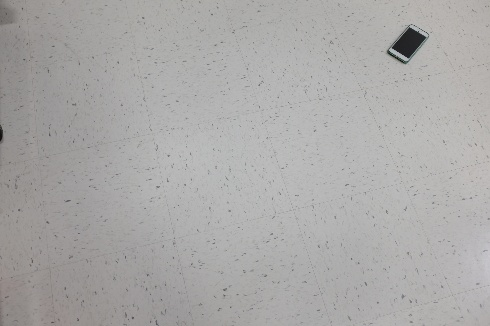
#> input picture find_phone_test_images/0.jpg, 490 x 326 px
$ python find_phone.py find_phone_test_images/0.jpg
#> lines starting #> are read from the running program, lines starting #| are printed output that depends on the picture; after the words box and inside, x2 and y2 are one past the last pixel; in counts of white or black regions, pixels touching at a corner belong together
### phone_detection/phone_detector.py
'''
Author: Kai Chuen Tan
Date  : 28th March 2022
'''

# Import all necessary Python packages
#-------------------------------------
import copy
import cv2 as cv
import matplotlib
matplotlib.use('Qt5Agg')
from matplotlib import pyplot as plt
import numpy as np
from skimage.measure import label, regionprops


# Create a phone detector class
#------------------------------
class Phone_Detector():

    def __init__(self, lr = 0.1, iters = 5000, tol = 1e-3):

        '''
        Initialize phone detector with the multiclass logistic regression model parameters

        Color Classes:
        --------------
        Black Screen        : 1
        White Tile          : 2
        Cement Grey Floor   : 3
        Tan Wooden Floor    : 4
        Grey Carpet         : 5
        Shiny Grey Floor    : 6
        Grey Tile           : 7
        Blue Tape           : 8

        Inputs with its Data Type:  1.) lr (float)       - Learning Rate
                                    2.) iters (int)      - Maximum Number of Iterations
                                    3.) tol (float)      - Error Tolerance

        Outputs with its Data Type: N/A
        '''

        ## Check for valid parameter inputs
        # Check parameters' data type
        assert isinstance(lr, (float, int))
        assert isinstance(iters, int)
        assert isinstance(tol, (float, int))
        # Check parameters' range
        assert 0 < lr <= 1
        assert 1000 <= iters <= 10000
        assert tol <= 1
        assert iters * tol <= 10

        ## Initialize Multiclass Logistic Regression Model Parameters
        self.lr = lr                            # Learning Rate
        self.iters = iters                      # Maximum Number of Iterations
        self.tol = tol                          # Error Tolerance
        self.bias = 1                           # Bias Term
        self.weights = None                     # Weights
        self.classes = None                     # Classes of Interest


    # [62 lines left out: function train, not called in this run]


    def predict(self, X_test, classes = None, weights = None):
        '''
        Predict the labels of the test dataset with the trained weight parameters

        Inputs with its Data Type:  1.) X_test (np.ndarray)    - 2D array test features set
                                    2.) classes (list)         - Classes of interest
                                    3.) weights (list)         - Trained weights

        Outputs with its Data Type: y_predicted                - 1D array predicted label
        '''

        ## Check for valid test dataset input
        # Check test dataset data type
        assert isinstance(X_test, np.ndarray)
        # Check the test dataset number of dimensions
        assert len(X_test.shape) == 2
        if (classes is not None) and (weights is not None):
            ## Check for valid test dataset input
            # Check test dataset data type
            assert isinstance(classes, list)
            for num in classes:
                assert isinstance(num, int)
                assert 1 <= num <= 8            # Check for valid range
            assert isinstance(weights, list)
            for w_params in weights:
                assert isinstance(w_params, np.ndarray)
            # Assign them
            self.classes = classes
            self.weights = weights

        # Initialize the X_test features
        self.X_test = np.insert(X_test, 0, self.bias, axis = 1)   # Add bias term to the X_test

        # Predicted label (index)
        y = [np.argmax([1 / (1 + np.exp(-(x_test @ weight))) for weight in self.weights]) for x_test in self.X_test]

        # Predict the true label
        y_predicted = np.rint(np.array([self.classes[color] for color in y]))

        return y_predicted


    def segment_image(self, img, classes = None, weights = None):

        '''
			Obtain a segmented image from the Multiclass Logistic Regression predicted labels.

			Inputs with Data Type: 1.) img (np.ndarray)         - 3D array original image
                                   2.) classes (list)           - Classes of interest
                                   3.) weights (list)           - Trained weights

			Outputs with Data Type: 1.) mask_img (np.ndarray)   - a binary image with 1 if the pixel in the original image is black phone-screen and 0 otherwise
		'''

        ## Check for valid RGB image input
        # Check RGB image data type
        assert isinstance(img, np.ndarray)
        # Check the RGB image number of dimensions
        assert len(img.shape) == 3

		# Get the image pixel information from different color spaces
        img_RGB = cv.cvtColor(img, cv.COLOR_BGR2RGB)
        img_HSV = cv.cvtColor(img_RGB, cv.COLOR_RGB2HSV)
        img_LAB = cv.cvtColor(img_RGB, cv.COLOR_RGB2LAB)
        img_YCrCb = cv.cvtColor(img_RGB, cv.COLOR_RGB2YCR_CB)

		# Normalized the pixels
        img_RGB_norm = img_RGB.astype(np.float64)/255
        img_HSV_norm = img_HSV.astype(np.float64)/255
        img_LAB_norm = img_LAB.astype(np.float64)/255
        img_YCrCb_norm = img_YCrCb.astype(np.float64)/255

		# Get the image dimensions
        img_height, img_width, _ = img.shape

		# Initialize a mask
        mask_img = np.zeros((img_height,img_width), np.uint8) # Black Pixel = 0, White Pixel = 1

		# Reshape the image from H x W x 3 to (H X W) X 3
        img_RGB_norm = img_RGB_norm.reshape(img_RGB_norm.shape[0]*img_RGB_norm.shape[1],img_RGB_norm.shape[2])
        img_HSV_norm = img_HSV_norm.reshape(img_HSV_norm.shape[0]*img_HSV_norm.shape[1],img_HSV_norm.shape[2])
        img_LAB_norm = img_LAB_norm.reshape(img_LAB_norm.shape[0]*img_LAB_norm.shape[1],img_LAB_norm.shape[2])
        img_YCrCb_norm = img_YCrCb_norm.reshape(img_YCrCb_norm.shape[0]*img_YCrCb_norm.shape[1],img_YCrCb_norm.shape[2])

		# Compile the dataset as X_test (N x 12 features)
        X_test = np.concatenate((img_RGB_norm, img_HSV_norm, img_LAB_norm, img_YCrCb_norm), axis = 1)

		# Predict each pixel
        y_predicted = self.predict(X_test, classes, weights) # Number of Pixels x 1
        y_predicted_2D = y_predicted.reshape(img_height, img_width) # Height x Width

		# Unmask the pixel that is a phone black screen
        for height in range(img_height):
            for width in range(img_width):
                if y_predicted_2D[height, width] == 1:
                    mask_img[height, width] = 1 # Phone Black Screen is a white pixel

        return mask_img


    def get_bounding_boxes(self, mask_img):

        '''
			Get the bounding box(es) of the phone.

			Inputs with Data Type: mask_img (np.ndarray)    - mask image

			Outputs with Data Type: boxes (list)            - a list of lists of bounding boxes. Each nested list is a bounding box in the form of [x1, y1, x2, y2]
				                                              where (x1, y1) and (x2, y2) are the top left and bottom right coordinate respectively
		'''

        ## Check for valid mask image input
        # Check mask image data type
        assert isinstance(mask_img, np.ndarray)
        # Check the mask image number of dimensions
        assert len(mask_img.shape) == 2

		# Initialize Kernels for Erosion and Dilation process
        kernel_errosion_shape = 4
        kernel_dilation_shape = 10
        kernel_errosion = np.ones((kernel_errosion_shape, kernel_errosion_shape), np.uint8)
        kernel_dilation = np.ones((kernel_dilation_shape, kernel_dilation_shape), np.uint8)

		# Erode to filter out noise
        mask_img = cv.erode(mask_img, kernel_errosion, iterations = 2)
		# Dilate to regain the size of phone screen without noise
        mask_img = cv.dilate(mask_img, kernel_dilation, iterations = 2)

		# Labeled array, where all connected regions are assigned the same integer value.
        label_img = label(mask_img)

		# Return list of RegionProperties from the label_img
        regions = regionprops(label_img)

		# Initialize the box list
        boxes = []

		# Regions props
        for props in regions:

            #print(props.area)
            #print(str(mask_img.shape[0] * mask_img.shape[1]))

			# Make sure the the size of the phone screen is appropriate
            if 0.01 * mask_img.shape[0] * mask_img.shape[1] > props.area > 0.005 * mask_img.shape[0] * mask_img.shape[1]:

                #print('Potential Phone Detected')

				# Get the bounding box top left and bottom right coordinates
                minr, minc, maxr, maxc = props.bbox

				# Calculate the height and width of the bounding box
                bb_height, bb_width = maxr - minr, maxc - minc

				# Check if the hight-to-width ratio of the phone screen is valid.
                if bb_width * 0.4 <= bb_height <= bb_width * 2.5:

                    # Phone Detected
                    #print('Phone Detected')

					# Add to boxes list
                    boxes.append([minc, minr, maxc, maxr])

        return boxes


    def draw_bounding_boxes(self, mask_img, rgb_img, boxes, img_num):

        '''
        Draw bounding boxes and display the image.

		Inputs with Data Type: 1.) mask_img (np.ndarray)    - mask image
                               2.) rgb_img (np.ndarray)     - rgb image
                               3.) boxes (list)             - bounding boxes coordinates (top left and bottom right)
                               4.) img_num (string)         - image number

		Outputs with Data Type: None
		'''
        ## Check for valid inputs
        # Check inputs data type
        assert isinstance(mask_img, np.ndarray)
        assert isinstance(rgb_img, np.ndarray)
        assert isinstance(boxes, list)
        assert isinstance(img_num, str)
        # If the boxes list is not empty
        if len(boxes) != 0:
            # Continue checking data types
            for box in boxes:
                assert isinstance(box, list)
                for coord in box:
                    assert isinstance(coord, (int, float))
        # Check images number of dimensions
        assert len(mask_img.shape) == 2
        assert len(rgb_img.shape) == 3

		# Get the image shape
        img_height, img_width, _ = rgb_img.shape

		# Initialize a mask image (3 Dimensions)
        mask_img_3D = np.zeros((img_height,img_width, 3)) # Black Pixel = 0, White Pixel = 1

		# Unmask the pixel that is a phone black screen in black and white
        for height in range(img_height):
            for width in range(img_width):
                if mask_img[height, width] == 1:
                    mask_img_3D[height, width,:] = 1

		# Plot subplots
        fig, ax = plt.subplots(1, 2, figsize = (8, 8))

		# Plot mask image without labels
        ax[0].imshow(mask_img_3D)
        ax[0].set_yticklabels([])
        ax[0].set_xticklabels([])
        ax[0].set_xticks([])
        ax[0].set_yticks([])

		# Plot RGB image with bounding boxes
        ax[1].imshow(rgb_img)
        for box in boxes:
            bx = (box[0], box[2], box[2], box[0], box[0])
            by = (box[1], box[1], box[3], box[3], box[1])
            ax[1].plot(bx, by, '-r', linewidth=2.5)
        ax[1].set_yticklabels([])
        ax[1].set_xticklabels([])
        ax[1].set_xticks([])
        ax[1].set_yticks([])

		# Show plot in tight layout
        plt.tight_layout()
        plt.show()

        # Define save image name
        save_fname = img_num + '_result.png'
        # Save figure.
        fig.savefig(save_fname)

### utils.py
'''
Author: Kai Chuen Tan
Date  : 28th March 2022
'''

# Import all necessary Python packages
#-------------------------------------
import cv2 as cv
import numpy as np
import os
import pandas as pd
import sys

# [29 lines left out: function load_txt, not called in this run]

def sort_df(labels_df):

    '''
    Sort the labels dataframe in an ascending order based on the image names.

    Inputs with Data Type: labels_df (pd.Datafrme)          - labels dataframe

    Outputs with Data Type: sorted_labels_df (pd.Datafrme)  - sorted labels dataframe
    '''
    ## Check for valid inputs
    # Check inputs data type
    assert isinstance(labels_df, pd.DataFrame)

     # Get the image names and store them in a list.
    img_names_list = list(labels_df['Image Name'])

    # Drop the file type from the img_names_list
    img_nums_list = [os.path.splitext(img_num)[0] for img_num in img_names_list]

    # Convert the strings to integers from the img_nums_list
    img_nums_list = list(map(int, img_nums_list))

    # Add to the img_nums_list to the labels_df
    labels_df['Image Number'] = img_nums_list

    # Set the Image Number column as the index of the labels dataframe
    unsorted_labels_df = labels_df.set_index('Image Number')

    # Sort the labels dataframe index.
    sorted_labels_df = unsorted_labels_df.sort_index()

    return sorted_labels_df

# [28 lines left out: function norm2pix_coords, not called in this run]


def pix2norm_coords(pix_x, pix_y, img_RGB):

    '''
    Convert pixel coordinates to normalized coordinates.

    Inputs with Data Type: 1.) pix_x (int)                    - pixel x-coordinate
                           2.) pix_y (int)                    - pixel y-coordinate
                           3.) img_RGB (np.ndarray)           - RGB image

    Outputs with Data Type: 1.) norm_x (float)                - normalized x-coordinate
                            2.) norm_y (float)                - normalized y-coordinate
    '''
    # Check inputs data type
    assert isinstance(pix_x, int)
    assert isinstance(pix_y, int)
    assert isinstance(img_RGB, np.ndarray)
    # Check the RGB image number of dimensions
    assert len(img_RGB.shape) == 3

    # Get the height and width of the image
    img_height, img_width, _ = img_RGB.shape

    # Convert to normalized coordinates
    norm_x = pix_x / (img_width - 1)
    norm_y = pix_y / (img_height - 1)

    return norm_x, norm_y

# [184 lines left out: functions append_data, extract_pixels, get_train_data, not called in this run]

### find_phone.py
'''
Author: Kai Chuen Tan
Date  : 28th March 2022
'''

# Import all necessary Python packages
#-------------------------------------
import cv2 as cv
from phone_detection.phone_detector import Phone_Detector
import numpy as np
import os, sys
import pandas as pd
from utils import pix2norm_coords, sort_df

# Load the trained parameters
#----------------------------
# Load parameters
color_classes = np.load('color_classes.npy').astype('int')
#> (reads color_classes.npy from the repository)
trained_weights = np.load('trained_weights.npy')
#> (reads trained_weights.npy from the repository)

# Convert back to their original data type instead of numpy.ndarray
color_classes = color_classes.tolist()
trained_weights_list = []
for row in range(0, trained_weights.shape[0]):
    trained_weights_list.append(trained_weights[row, :])

# Get current directory
curr_dir = os.getcwd()

# Get the path input
path_input  = sys.argv[1]

# Extract the second last substring after the second last '/' to get the folder name, i.e., "find_phone_test_images"
folder_name = path_input.split('/')[-2]

# Extract the last substring after the last '/' to get the image name
fname = path_input.split('/')[-1]

# Get image number
img_num = fname[:-4]

# Define the entire file directory
file_dir = curr_dir + '/' + folder_name + '/' + fname

# Read image
img = cv.imread(file_dir)
#> img is the input picture: shape (326, 490, 3); mean B, G, R 168.1, 169.1, 170.3

# Convert the image to RGB
img_RGB = cv.cvtColor(img, cv.COLOR_BGR2RGB)

# Define labels folder name
label_folder = 'find_phone'

# Deine lable text file name
txt_file_name = 'labels.txt'

# Define the text file directory
txt_file_dir = curr_dir + '/' + label_folder + '/' + txt_file_name

# Convert the text file into a dataframe
labels_df = pd.read_csv(txt_file_dir, sep = ' ', header = None, names = ["Image Name", "Normalized X-Coordinate", "Normalized Y-Coordinate"])
#> (reads find_phone/labels.txt from the repository)

# Sort the dataframe in an ascending order based on the image names
sorted_labels_df = sort_df(labels_df)

# Get true normalized pixel coordinates
true_norm_coord = sorted_labels_df.loc[int(img_num), "Normalized X-Coordinate": "Normalized Y-Coordinate"].to_numpy()

# Multiclass Logistic Regression Training Model Process (Prediction)
#-------------------------------------------------------------------
# Create the phone detector object
my_detector = Phone_Detector()

# Segment the image that is black phone screen.
mask_img = my_detector.segment_image(img, color_classes, trained_weights_list)
#> in segment_image, `img_HSV = cv.cvtColor(img_RGB, cv.COLOR_RGB2HSV)`: img_HSV: shape (326, 490, 3); mean H, S, V 32.1, 4, 170.4
#> in segment_image, `img_LAB = cv.cvtColor(img_RGB, cv.COLOR_RGB2LAB)`: img_LAB: shape (326, 490, 3); mean of channels 0, 1, 2 176.8, 128.3, 128.6
#> in segment_image, `img_YCrCb = cv.cvtColor(img_RGB, cv.COLOR_RGB2YCR_CB)`: img_YCrCb: shape (326, 490, 3); mean of channels 0, 1, 2 169.4, 128.8, 127.4
#> in segment_image, `img_HSV_norm = img_HSV.astype(np.float64)/255`: img_HSV_norm: shape (326, 490, 3) float64; mean H, S, V 0.126, 0.0156, 0.668
#> in segment_image, `img_LAB_norm = img_LAB.astype(np.float64)/255`: img_LAB_norm: shape (326, 490, 3) float64; mean of channels 0, 1, 2 0.693, 0.503, 0.504
#> in segment_image, `img_YCrCb_norm = img_YCrCb.astype(np.float64)/255`: img_YCrCb_norm: shape (326, 490, 3) float64; mean of channels 0, 1, 2 0.664, 0.505, 0.499
#> in predict, `y = [np.argmax([1 / (1 + np.exp(-(x_test @ weight))) for weight in sel..`: y = 159740 items
#> in segment_image, `y_predicted_2D = y_predicted.reshape(img_height, img_width)`:
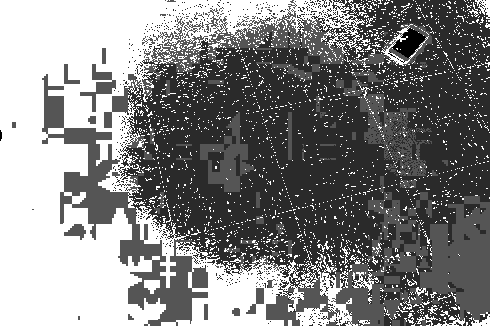
#> y_predicted_2D: shape (326, 490) float64; min 1, max 7, mean 4.08; drawn with min black and max white
#> after the loop in segment_image, `for height in range(img_height):`:
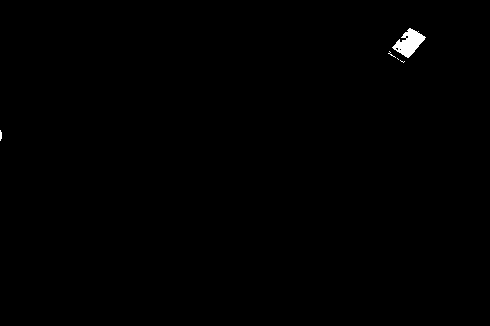
#> mask_img: shape (326, 490); values 0 (black) and 1 (white), 0.34% white; 5 white regions (4 under 20 px), largest, box (x1, y1, x2, y2) and area: (392, 28, 426, 58) 507

# Detect phone.
estm_boxes = my_detector.get_bounding_boxes(mask_img)
#> in get_bounding_boxes, `mask_img = cv.erode(mask_img, kernel_errosion, iterations = 2)`:
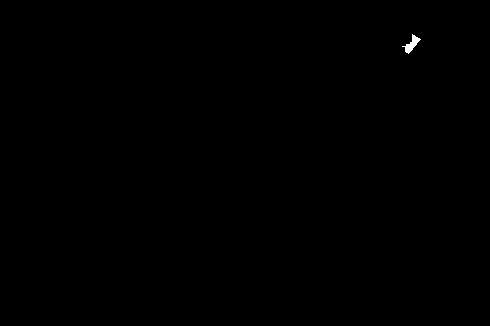
#> mask_img: shape (326, 490); values 0 (black) and 1 (white), 0.09% white; 1 white region, box (x1, y1, x2, y2) and area: (402, 34, 421, 54) 138
#> in get_bounding_boxes, `mask_img = cv.dilate(mask_img, kernel_dilation, iterations = 2)`:
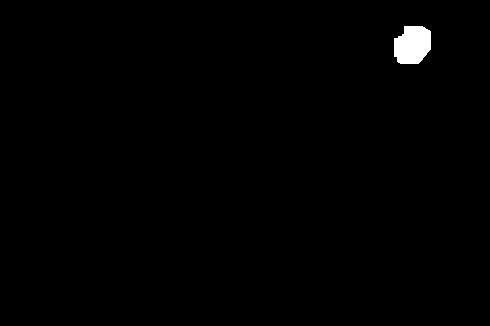
#> mask_img: shape (326, 490); values 0 (black) and 1 (white), 0.73% white; 1 white region, box (x1, y1, x2, y2) and area: (394, 26, 431, 64) 1164
#> in get_bounding_boxes, `label_img = label(mask_img)`: label_img: shape (326, 490) int64; values 0 (black) and 1 (white), 0.73% white; 1 white region
#> in get_bounding_boxes, `regions = regionprops(label_img)`: regions = 1 regions; box (x1, y1, x2, y2) and area: (394, 26, 431, 64) 1164
#> the loop in get_bounding_boxes, `for props in regions:` made 1 pass
#> (minr, minc, maxr, maxc, bb_height, bb_width) on pass 1: (26, 394, 64, 431, 38, 37)
#> after the loop in get_bounding_boxes, `for props in regions:`: boxes = [[394, 26, 431, 64]]
#> estm_boxes = [[394, 26, 431, 64]]
#print(estm_boxes)

# Initialize accuracy score
accuracy_score = 0

# Print the normalized coordinates and accuracy score.
for idx, box in enumerate(estm_boxes):

    # If not empty
    if len(box) != 0:

        # Top-left corner coordinate of the box (pixel coordinate)
        pix_x_top_left = box[0]
        pix_y_top_left = box[1]
        # Bottom-right corner coordinate of the box (pixel coordinate)
        pix_x_bottom_right = box[2]
        pix_y_bottom_right = box[3]

        # Estimated phone location in pixel coordinate
        est_pix_x =  pix_x_top_left + (pix_x_bottom_right - pix_x_top_left)/2
        est_pix_y =  pix_y_top_left + (pix_y_bottom_right - pix_y_top_left)/2

        # Convert to normalized pixel coordinate
        est_norm_x, est_norm_y = pix2norm_coords(int(round(est_pix_x)), int(round(est_pix_y)), img_RGB)

        # Store the estimated normalized pixel coordinate in an array
        est_norm_coord = np.array([est_norm_x, est_norm_y])

        # Print Estimated Phone location
        print('\nEstimated Phone Normalized Pixel Coordinate: (' + str(round(est_norm_x, 4)) + ', ' + str(round(est_norm_y, 4)) + ')\n')

        # Calculate distance error.
        dist_error = np.linalg.norm(true_norm_coord - est_norm_coord)

        # If the dist_error is less than 0.05
        if dist_error <= 0.05:

            # Consider pass
            accuracy_score += 100

        # If not
        else:

            # Consider fail
            accuracy_score += 0
#> this loop made 1 pass
#> (pix_x_top_left, pix_y_top_left, pix_x_bottom_right, pix_y_bottom_right, est_pix_x, est_pix_y, img_height in pix2norm_coords, img_width in pix2norm_coords) on pass 1: (394, 26, 431, 64, 412.5, 45, 326, 490)
#| Estimated Phone Normalized Pixel Coordinate: (0.8425, 0.1385)
#> after the loop, accuracy_score = 100

if len(estm_boxes) == 0:
    print("Accuracy Score: " + str(int(0)) + " %\n")
else:
    print("Accuracy Score: " + str(int(accuracy_score/len(estm_boxes))) + " %\n")
#| Accuracy Score: 100 %

# Display rgb image with bounding box and display segmented image
my_detector.draw_bounding_boxes(mask_img, img_RGB, estm_boxes, img_num)
#> the loop in draw_bounding_boxes, `for box in boxes:` made 1 pass
#> the loop in draw_bounding_boxes, `for box in boxes:` made 1 pass
#> (box, bx, by) on pass 1: ([394, 26, 431, 64], (394, 431, 431, 394, 394), (26, 26, 64, 64, 26))
#> in draw_bounding_boxes, `plt.show()`:
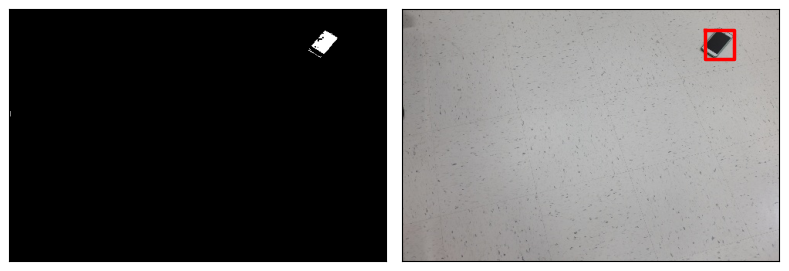
#> figure drawn by matplotlib, 2 panels
